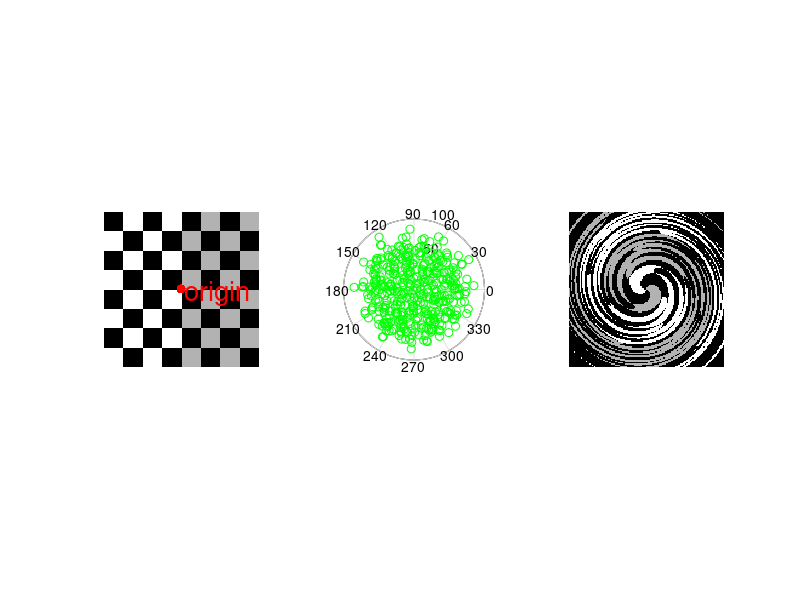

This figure's MATLAB source:
%{
RAFEEF GARBI - EECE 570: Fundamentals of Visual Computing 2019
HW 2 - PROBLEM 5- Student File
%}
clear all; close all; clc;

%%
pltstp=40; %
maxAngRange=0:10:720; %

A=uint8(255*checkerboard(16));%
subplot(131); imshow(A);

%%
%Mid point of the image
midr=ceil(size(A,1)/2); % rows increase downwards
midc=ceil(size(A,2)/2); % columns increase to the right

hold on
plot(midc,midr,'r.','markersize',20);
text(midc+3,midr+3,'origin','FontSize',20,'color',[1 0 0]);
nRows=size(A,1);
nCols=size(A,2);

%%
[r,c]=ndgrid(1:nRows,1:nCols);
x=c-midc;
y=midr-r;

%%
[th,rho]=cart2pol(x,y);%

for maxAngDeg=maxAngRange,
    
    maxRho=max(rho(:));
    maxAng=maxAngDeg*pi/180;%
    
    th2=th+(rho/maxRho)*maxAng;        
    rho2=rho;
    
    subplot(132);hold off
    polar(th2(1:pltstp:end),rho2(1:pltstp:end),'go')%
    
    [x2,y2]=pol2cart(th2,rho2);%
    
    c2=x2+midc;
    r2=midr-y2;
    
    %
    B=uint8(zeros(size(A)));
    for r=1:nRows, %
        for c=1:nCols,
            if r2(r,c)>=1 && r2(r,c)<=nRows && ...
                    c2(r,c)>=1 && c2(r,c)<=nCols, %               
                
                
                B(r,c,:)=A(round(r2(r,c)),round(c2(r,c)),:);%
            end
        end
    end   
    subplot(133)
    imshow(B);
    % set bacground of image to white
    set(gcf,'Color',[1 1 1]);
    
    pause(0.5)
end